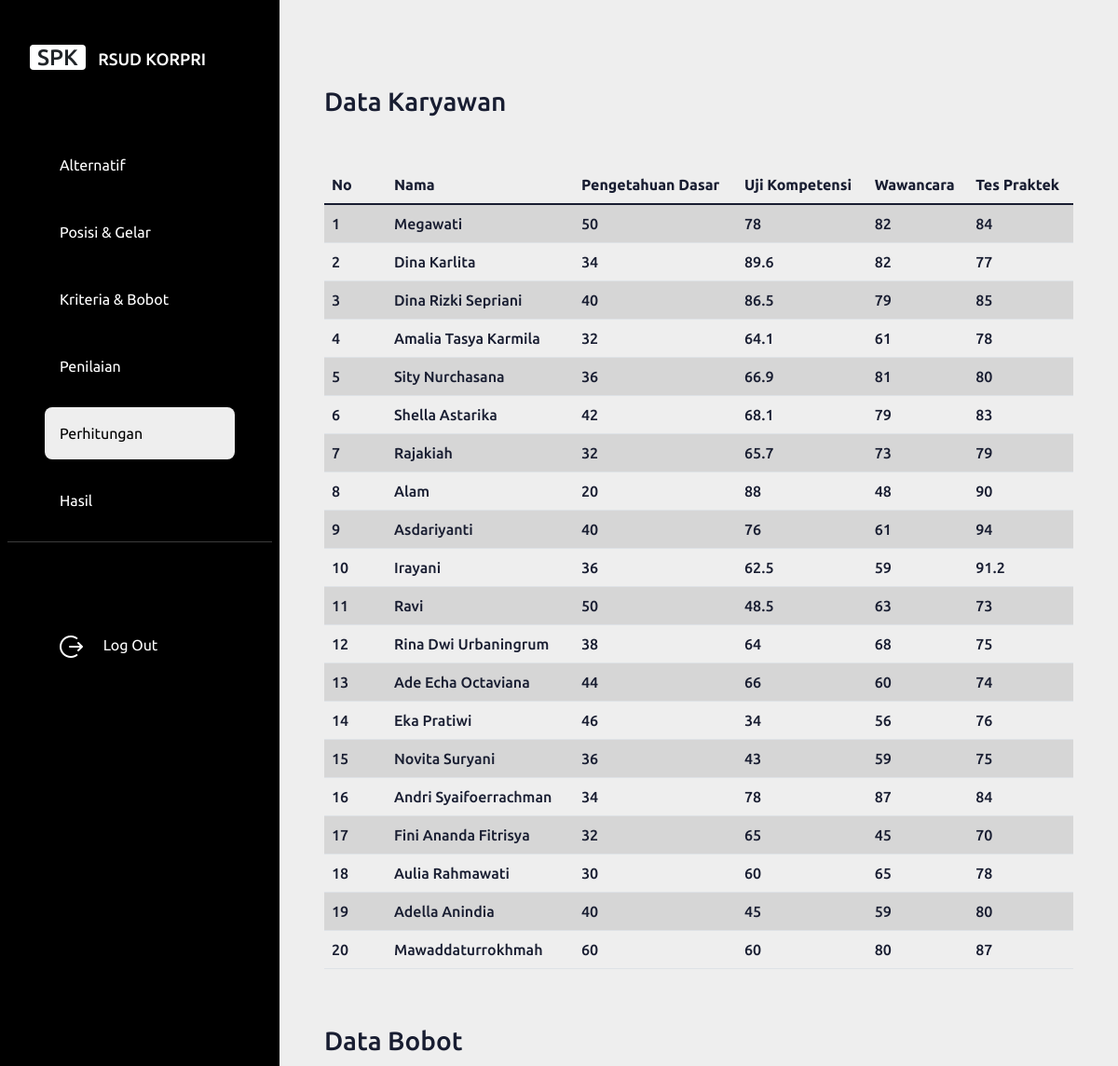
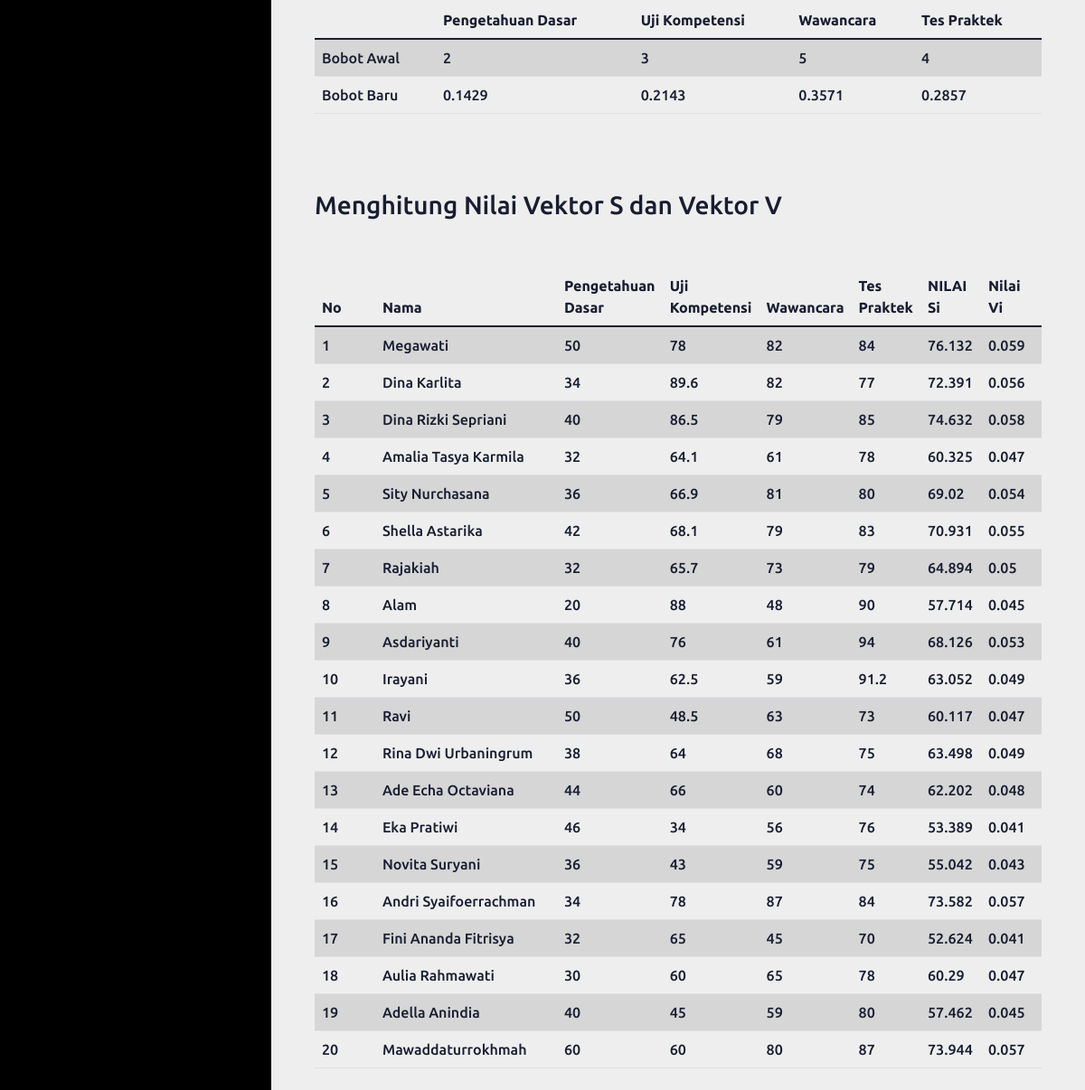
/perhitungan.php?id_dataset=1 (signed in), run on the app's committed database (2 pictures, top to bottom).
### tables this page shows
CREATE TABLE `kriteria` (
  `id_kriteria` int(11) NOT NULL,
  `kode` text NOT NULL,
  `nama_kriteria` text NOT NULL,
  `bobot` float DEFAULT NULL,
  `atribut` varchar(100) NOT NULL
);

### WP.php (called while the page is built, shortened)
<?php
    $server = "localhost";
    $user = "root";
    $pass = "";
    $database = "spk_karyawan";
    $koneksi = mysqli_connect($server, $user, $pass, $database) or DIE ("koneksi gagal");
function nilaiVektorV($id_karyawan, $vektorv) {
    global $koneksi;
    $query = "SELECT * from vektor_v where id_karyawan='$id_karyawan'";
    $result = mysqli_query($koneksi, $query);
    if($result->num_rows==0){
        $query = "INSERT INTO vektor_v values ('', $vektorv, $id_karyawan)";
    }else {
        $query = "UPDATE vektor_v set vektor_v = $vektorv where id_karyawan='$id_karyawan'";
    }
}

### perhitungan.php (the view, shortened to what this page needs)
<?php
  require 'WP.php';
  $id = $_GET['id_dataset'];
?>
<!DOCTYPE html>
<html lang="en">
<head>
    <link rel="stylesheet" href="assets/css/bootstrap.min.css"/>
    <link rel="stylesheet" href="assets/css/main.css"/>
    <link rel="stylesheet" href="assets/css/style.css"/>
</head>
<body>
  <div class="main-container d-flex">
    <div class="sidebar" id="side_nav">
        <div class="header-box px-4 pt-5 pb-5 d-flex justify-content-between">
            <h1 class="fs-4"><span class="bg-white text-dark rounded shadow px-2 mx-2 my-5">SPK</span> <span class="text-white" style="font-size: 18px;"> RSUD KORPRI</span></h1>
        </div>
        <ul class="list-unstyled px-5">
            <li class="my-3">
                <a href="index.php" class="text-decoration-none px-3 py-3 d-block"> Alternatif </a>
            </li>
            <li class="my-3">
                <a href="posisiGelar.php" class="text-decoration-none px-3 py-3 d-block"> Posisi & Gelar </a>
            </li>
            <li class="my-3">
                <a href="dataBobot.php" class="text-decoration-none px-3 py-3 d-block"> Kriteria & Bobot</a>
            </li>
            <li class="my-3">
                <a href="halamanPenilaianAwal.php" class="text-decoration-none px-3 py-3 d-block"> Penilaian </a>
            </li>
            <li class="active my-3">
                <a href="halamanPerhitunganAwal.php" class="text-decoration-none px-3 py-3 d-block"> Perhitungan </a>
            </li>
            <li class="my-3">
                <a href="halamanHasilAwal.php" class="text-decoration-none px-3 py-3 d-block"> Hasil </a>
            </li>
        </ul>
        <hr class="h-color mx-2">
        <ul class="list-unstyled px-5 my-3">
          <li class="my-5 justify-content-between">
            <a href="logout.php" class="text-decoration-none px-1 py-3 d-block"> <button class="btn px-2 py-0 open-btn"> <img src="assets/img/logout.png"> <span class="mx-3"> Log Out</span>  </a>
            </li>
        </ul>
    </div>
  <div class="content" data-bs-spy="scroll" data-bs-target="#navbar-example2" data-bs-offset="0" class="scrollspy-example" tabindex="0">
    <nav class="navbar navbar-expand-md navbar-dark">
    </nav>
    <div class="dashboard-content">
    <section>
        <div class="container py-4 px-5">
          <div class="row g-0">
            <div class="col-sm-6 col-md-8 py-5"> Data Karyawan </div>
          </div>
          <table class="table table-striped">
            <thead>
              <tr>
                <th class="col-lg-1">No</th>
                <th class="col-lg-3">Nama</th>
                <?php
                    $query2 = mysqli_query($koneksi, "SELECT * FROM kriteria");
                    while($data=mysqli_fetch_array($query2)) {
                        echo "<th class=\"col-lg-1,5\"> $data[nama_kriteria] </th>";
                    } ?>
                    </tr>
                  </thead>
                  <tbody>
                  <?php
                            $no=0;
                            $query=mysqli_query($koneksi, "SELECT DISTINCT nilai.id_karyawan from nilai, data_karyawan where nilai.id_karyawan = data_karyawan.id_karyawan and tanggal_dataset='$id' order by kode asc");
                            while($data = mysqli_fetch_array($query)) {
                                $query2 = mysqli_query($koneksi, "SELECT DISTINCT nama from nilai, data_karyawan where nilai.id_karyawan = data_karyawan.id_karyawan and nilai.id_karyawan = '$data[id_karyawan]'");
                                while($data2 = mysqli_fetch_array($query2)){
                                    $no++;
                                    echo "<tr><td>$no </td>";
                                    echo "<td>$data2[nama]</td>";
                                }
                                $query3 = mysqli_query($koneksi, "SELECT nilai FROM nilai, kriteria WHERE nilai.id_kriteria = kriteria.id_kriteria and nilai.id_karyawan = '$data[id_karyawan]'");
                                while($data3 = mysqli_fetch_array($query3)){
                                    echo "<td>$data3[nilai]</td>";
                                }
                                ?>
                                  <?php
                                    }
                        ?>
            </tbody>
          </table>
        </div>
    </section>
    <section>
        <div class="container py-2 px-5">
          <div class="row g-0">
            <div class="col-sm-6 col-md-8 py-2"> Data Bobot </div>
          </div>
          <table class="table table-striped">
            <thead>
              <tr>
                <th class="col-lg-2"></th>
                <?php
                    $query2 = mysqli_query($koneksi, "SELECT * FROM kriteria");
                    while($data=mysqli_fetch_array($query2)) {
                        echo "<th class=\"col-lg-1,5\"> $data[nama_kriteria] </th>";
                    } ?>
                    </tr>
                  </thead>
                  <tbody>
                  <tr>
                      <td>Bobot Awal</td>
                      <?php
                      $query5 = mysqli_query($koneksi, "SELECT * from kriteria");
                      while ($data5 = mysqli_fetch_array($query5)) {
                      ?>
                        <td><?php echo "$data5[bobot]"?></td>
                        <?php
                      }
                      ?>
                  </tr>
                  <tr>
                      <td>Bobot Baru</td>
                      <?php
                      $sumB = mysqli_query($koneksi, "SELECT SUM(bobot) AS sum FROM kriteria");
                      $quB = mysqli_fetch_array($sumB);
                      $jml_bobot = $quB['sum'];
                      $query6 = mysqli_query($koneksi, "SELECT * from kriteria");
                      while ($data6 = mysqli_fetch_array($query6)) {
                      $bb = $data6['bobot']/$jml_bobot;
                  ?>
                    <td><?php echo round("$bb", 4)?></td>
                    <?php
                  }
                  ?>
                  </tr>
            </tbody>
          </table>
        </div>
    </section>
    <section>
        <div class="container py-2 px-5">
          <div class="row g-0">
            <div class="col-sm-6 col-md-8 py-5"> Menghitung Nilai Vektor S dan Vektor V </div>
            <div class="col-6 col-md-4 text-end">
            </div>
          </div>
          <table class="table table-striped">
            <thead>
              <tr>
                <th class="col-lg-1">No</th>
                <th class="col-lg-3">Nama</th>
                <?php
                    $query2 = mysqli_query($koneksi, "SELECT * FROM kriteria");
                    while($data=mysqli_fetch_array($query2)) {
                        echo "<th class=\"col-lg-1,5\"> $data[nama_kriteria] </th>";
                    } ?>
               <th class="col-lg-1"> NILAI Si</th>
               <th class="col-lg-1"> Nilai Vi </th>
                    </tr>
                  </thead>
                  <tbody>
                  <?php
                            $no=0;
                            $query=mysqli_query($koneksi, "SELECT DISTINCT nilai.id_karyawan from nilai, data_karyawan where nilai.id_karyawan = data_karyawan.id_karyawan and tanggal_dataset='$id' order by kode asc");
                            while($data = mysqli_fetch_array($query)) {
                                $query2 = mysqli_query($koneksi, "SELECT DISTINCT nama from nilai, data_karyawan where nilai.id_karyawan = data_karyawan.id_karyawan and nilai.id_karyawan = '$data[id_karyawan]'");
                                while($data2 = mysqli_fetch_array($query2)){
                                    $no++;
                                    echo "<tr><td>$no </td>";
                                    echo "<td>$data2[nama]</td>";
                                }
                                $query3 = mysqli_query($koneksi, "SELECT nilai FROM nilai, kriteria WHERE nilai.id_kriteria = kriteria.id_kriteria and nilai.id_karyawan = '$data[id_karyawan]'");
                                while($data3 = mysqli_fetch_array($query3)){
                                    echo "<td>$data3[nilai]</td>";
                                }
                                $query4 = mysqli_query($koneksi, "SELECT nilai from nilai where nilai.id_karyawan='$data[id_karyawan]'");
                                $arBB = array();
                                $i=0;
                                $sumB = mysqli_query($koneksi, "SELECT SUM(bobot) AS sum FROM kriteria");
                                $quB = mysqli_fetch_array($sumB);
                                $jml_bobot = $quB['sum'];
                                $query6 = mysqli_query($koneksi, "SELECT * from kriteria");
                                while ($data6 = mysqli_fetch_array($query6)) {
                                $bb = $data6['bobot'] / $jml_bobot;
                                $arBB[$i] = $bb;
                                $i++;
                                }
                                    $vektor_s = 1;
                                    $index = 0;
                                while($data7 = mysqli_fetch_array($query4)) {
                                    $pangkat = pow($data7['nilai'], $arBB[$index]);
                                    $vektor_s = round($vektor_s * $pangkat, 3);
                                    $index++;
                                }
                                echo "<td> $vektor_s </td>";
                                $vk_v= 1;
                                $query8 = mysqli_query($koneksi, "SELECT SUM(vektor_s) AS total_si FROM perhitungan where id_dataset=$id");
                                $data8 = mysqli_fetch_array($query8);
                                $total_si = round($data8['total_si'], 3);
                                $query9 = mysqli_query($koneksi, "SELECT vektor_s from perhitungan where perhitungan.id_karyawan='$data[id_karyawan]' and id_dataset='$id'");
                                while($data9=mysqli_fetch_array($query9)) {
                                  $vk_v = $data9['vektor_s']/$total_si;
                                }
                                ?>
                                <td><?php echo round("$vk_v", 3)?></td>
                                  <?php
                  }
                        ?>
            </tbody>
          </table>
        </div>
    </section>
    </div>
  </div>
</div>
</body>
</html>

### assets/css/main.css (style rules this page uses)
.container .row { font-size: 28px; font-weight: 500; color: #181D31; }
.container .table { font-weight: 500; color: #181D31; }
.table-striped > tbody > tr:nth-child(2n+1) > td, .table-striped > tbody > tr:nth-child(2n+1) > th { background-color: #e1e1e1; font-weight: 500; color: #181D31; }

### assets/css/style.css (style rules this page uses)
* { font-family: 'Poppins', sans-serif; font-family: 'Ubuntu', sans-serif; }
body { background: #eee; }
.content { min-height: 100vh; height: 100%; width: 100%; }
#side_nav { background: #000; min-width: 300px; max-width: 300px; transition: all 0,2s; position: fixed; height: 100%; }
hr.h-color { background: #eee; }
.sidebar li.active { background: #eee; border-radius: 8px;; }
.sidebar li.active a, .sidebar li.active a:hover { color: #000; }
.sidebar li a { color: #fff; }
.dashboard-content { margin-left: 300px; }

### data on the page
kriteria: nama_kriteria "Pengetahuan Dasar", bobot "2", bb "0.1429"
kriteria: nama_kriteria "Uji Kompetensi", bobot "3", bb "0.2143"
kriteria: nama_kriteria "Wawancara", bobot "5", bb "0.3571"
kriteria: nama_kriteria "Tes Praktek", bobot "4", bb "0.2857"

### other printed values
$data2[nama] "Megawati"
$data3[nilai] "50"
$data3[nilai] "78"
$data3[nilai] "82"
$data3[nilai] "84"
$data2[nama] "Dina Karlita"
$data3[nilai] "34"
$data3[nilai] "89.6"
$data3[nilai] "77"
$data2[nama] "Dina Rizki Sepriani"
$data3[nilai] "40"
$data3[nilai] "86.5"
$data3[nilai] "79"
$data3[nilai] "85"
$data2[nama] "Amalia Tasya Karmila"
